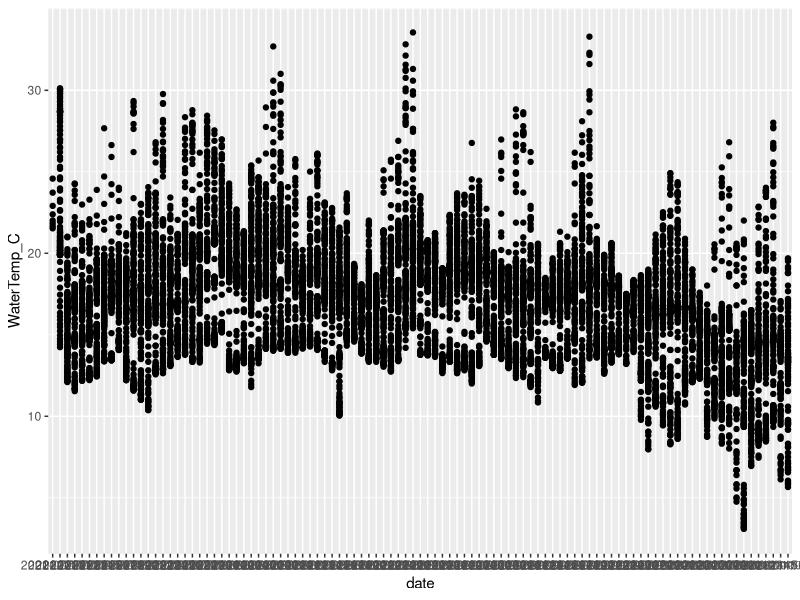

Here is the R script that generated this plot: (Note: this script raises an error after producing the figure.)
########## 2021 Temperatures ==============

##### Water Data ============

### load libraries
library(tidyverse)

#### North: Tom's Point (HIOC) ====
### load data sheet
Temps_North <- read_csv("data/Temperature/2021/Water_HIOC_North_18Oct2021.csv")
glimpse(Temps_North)
summary(Temps_North)
tail(Temps_North)
View(Temps_North)

## clean data
Temps_North <- Temps_North %>% 
  mutate(Date_Time = mdy_hm(Date_Time)) %>%  # set date/time format
  separate(Date_Time, into = c('date', 'time'), sep=' ', remove = FALSE) 



## plot
Temps_North %>% 
  ggplot(aes(date, WaterTemp_C)) +
  geom_point()

## stats
Temps_North %>% 
  summarize(meanWater = mean(WaterTemp_C),
            SDWater = sd(WaterTemp_C),
            SEWater = SDWater/sqrt(n()),
            maxWater = max(WaterTemp_C),
            minWater = min(WaterTemp_C))


## Time spent above 16deg C
Temps_North %>% 
  filter(date < "2021-09-07", #September 7, 2021
         WaterTemp_C > 15.9) %>% 
  summarize(count = n())

5938/6 # divide 10 minute intervals into hours: 989.67 hours
989.67 / 24 # 41.2 days / 59 days that temps were above the threshold for OsHV-1
41.2/59 #69.8% of deployment


### code for "if/else" statement with deplyr: case_when
Temps_North %>% 
  mutate(WaterTemp_corrected = case_when(Air_Temp_C >= Water_Temp_C ~ "High Tide", 
                                         Air_Temp_C < Water_Temp_C ~ "Low Tide"))

### does not provide accurate high/low tide. Will use NOAA tide charts:
## HIOC - TB Entrance (North): https://tidesandcurrents.noaa.gov/noaatidepredictions.html?id=9415469 
## BBOC - Blake's Landing (Middle): 
## TBOC - Reynolds (South): 


## write new CSV with high & low tide
#write_csv(Temps_North, "data/Temperature/2022/TomsPoint_2022_Tide.csv")

## hours spent at high & low tide

## mean temps at high and low tide


#### Middle: Hamlet (BBOC) ====

Temps_Middle <- read_csv("data/Temperature/2021/Water_BBOC_Middle_18Oct2021.csv")
glimpse(Temps_Middle)
summary(Temps_Middle)
tail(Temps_Middle)
View(Temps_Middle)

## clean data

## check for NAs
colSums(is.na(Temps_Middle)) ## 12 in WaterTemp_C

Temps_Middle <- Temps_Middle %>% 
  filter(!is.na(WaterTemp_C)) %>% 
  mutate(Date_Time = mdy_hm(Date_Time)) %>%  # set date/time format
  separate(Date_Time, into = c('date', 'time'), sep=' ', remove = FALSE)

Temps_Middle %>% 
  ggplot(aes(date, WaterTemp_C)) +
  geom_point()

Temps_Middle %>% 
  summarize(meanWater = mean(WaterTemp_C),
            SDWater = sd(WaterTemp_C),
            SEWater = SDWater/sqrt(n()),
            maxWater = max(WaterTemp_C),
            minWater = min(WaterTemp_C))

Temps_Middle %>% 
  filter(date < "2021-09-06", #September 6, 2021
         WaterTemp_C > 15.9) %>% 
  summarize(count = n())

7231/6 # divide 10 minute intervals into hours: 1205.167 hours
1205.167 / 24 # 50.2 days / 58 days that temps were above the threshold for OsHV-1
50.2/58 #86.6% of deployment


#### South: Tomasini Point (TBOC) ====

Temps_South <- read_csv("data/Temperature/2021/Water_TBOC_South_18Oct2021.csv")
glimpse(Temps_South)
summary(Temps_South)
tail(Temps_South)
View(Temps_South)

## clean data

Temps_South <- Temps_South %>% 
  mutate(Date_Time = mdy_hm(Date_Time)) %>%  # set date/time format
  separate(Date_Time, into = c('date', 'time'), sep=' ', remove = FALSE) 

Temps_South %>% 
  ggplot(aes(date, WaterTemp_C)) +
  geom_point()

Temps_South %>% 
  summarize(meanWater = mean(WaterTemp_C),
            SDWater = sd(WaterTemp_C),
            SEWater = SDWater/sqrt(n()),
            maxWater = max(WaterTemp_C),
            minWater = min(WaterTemp_C))

Temps_South %>% 
  filter(date < "2021-09-05", #September 5, 2021
         WaterTemp_C > 15.9) %>% 
  summarize(count = n())

7437/6 # divide 10 minute intervals into hours: 1239.5 hours
1239.5 / 24 # 51 days / 59 days that temps were above the threshold for OsHV-1
51.6/59 # 87.4% of deployment
